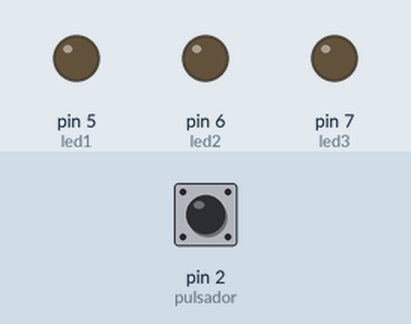
A sketch run on a simulated Arduino Uno, built with avr-gcc and run on an emulated ATmega328P. Parts: output pins drawn as LEDs (lit = HIGH). Dashed ring = blinking. Inputs (shaded band) come from the test bench; at power-on: pin 2 (pulsador) LOW.

Above: at 1.2 s.
1.3 s: pin 2 (pulsador) pulled HIGH for 0.15 s
At 1.4 s:
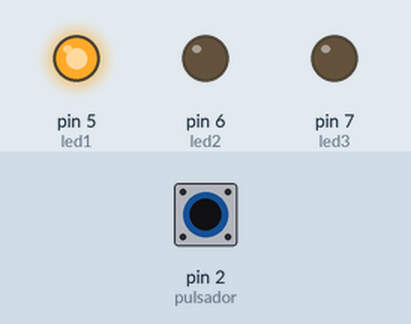
At 2.2 s:
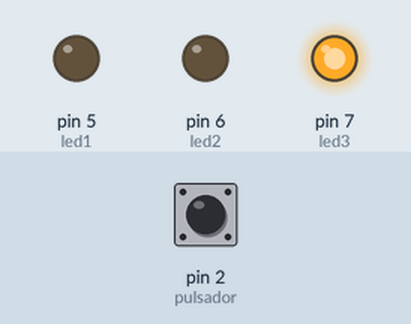
4.3 s: pin 2 (pulsador) pulled HIGH for 3.2 s
At 4.8 s:
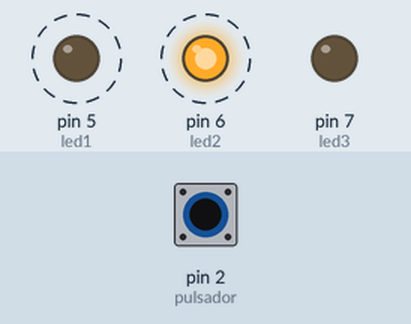
Timing chart, 0 to 9.2 s (numbered marks = the images above; inputs shaded):
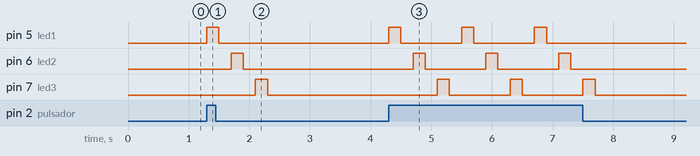

The sketch:

SECUENCIA_CON_PULSADOR.ino
```cpp
/*Se trata de tres leds que se
enciendan y apagan de forma
individual en secuencia y termina, el
pulsador permite empezar de nuevo.*/


int pulsador =2;
int led1=5;
int led2=6;
int led3=7;
int tiempo=200;

void setup() {
  pinMode(led1,OUTPUT);
  pinMode(led2,OUTPUT);
  pinMode(led3,OUTPUT);
  pinMode(pulsador, INPUT);
}

void secuencia(){

      digitalWrite(led1,HIGH);
      delay(tiempo);
      digitalWrite(led1,LOW);
      delay(tiempo);

      digitalWrite(led2,HIGH);
      delay(tiempo);
      digitalWrite(led2,LOW);
      delay(tiempo);

      digitalWrite(led3,HIGH);
      delay(tiempo);
      digitalWrite(led3,LOW);
      delay(tiempo);

  }

void loop() {
  if(digitalRead(pulsador)==HIGH){
      secuencia();
    }
}
```

Measured:
- after the input at 1.3 s, pin 5 (led1): LOW → HIGH at once, → LOW 0.20 s later; pin 6 (led2): LOW → HIGH after 0.40 s, → LOW 0.20 s later; pin 7 (led3): LOW → HIGH after 0.80 s, → LOW 0.20 s later
- after the input at 4.3 s, pin 5 (led1): alternates HIGH for 0.20 s and LOW for 1.0 s, 6 changes in all, then stays LOW, starting at once; pin 6 (led2): alternates HIGH for 0.20 s and LOW for 1.0 s, 6 changes in all, then stays LOW, starting after 0.40 s
